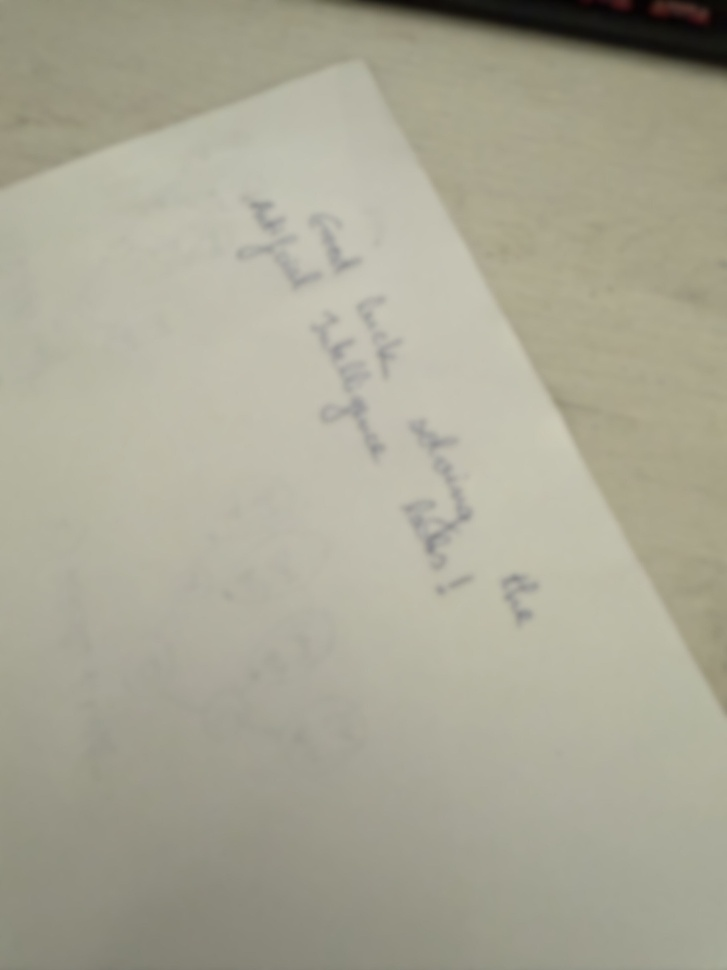
#> input picture Second Year/Second Semester/AI/Workshops/Solved/Lab3/data/images/blurred2.jpg, 727 x 970 px, shrunk from 3024 x 4032 before the run
$ jupyter execute --allow-errors problema3.ipynb
#> lines starting #> are read from the running program, lines starting #| are printed output that depends on the picture
[cell 1]
import io
import os
import time

import Levenshtein
from PIL import Image, ImageEnhance
from azure.cognitiveservices.vision.computervision import ComputerVisionClient
from azure.cognitiveservices.vision.computervision.models import OperationStatusCodes
from msrest.authentication import CognitiveServicesCredentials
from spellchecker import SpellChecker

'''
Authenticate
Authenticates your credentials and creates a client.
'''
#> (the rest of this cell did not finish here and is left out)

[cell 2]
def cerinta3():
    img = Image.open("data/images/blurred2.jpg")
#> img is the input picture: PIL image 727x970 RGB; mean R, G, B 169, 166.9, 149.4
    enhancer = ImageEnhance.Contrast(img)
    img_contrast = enhancer.enhance(2) # Imbunatatim contrastul imaginii pentru a imbunatati recunoasterea textului scris de mana
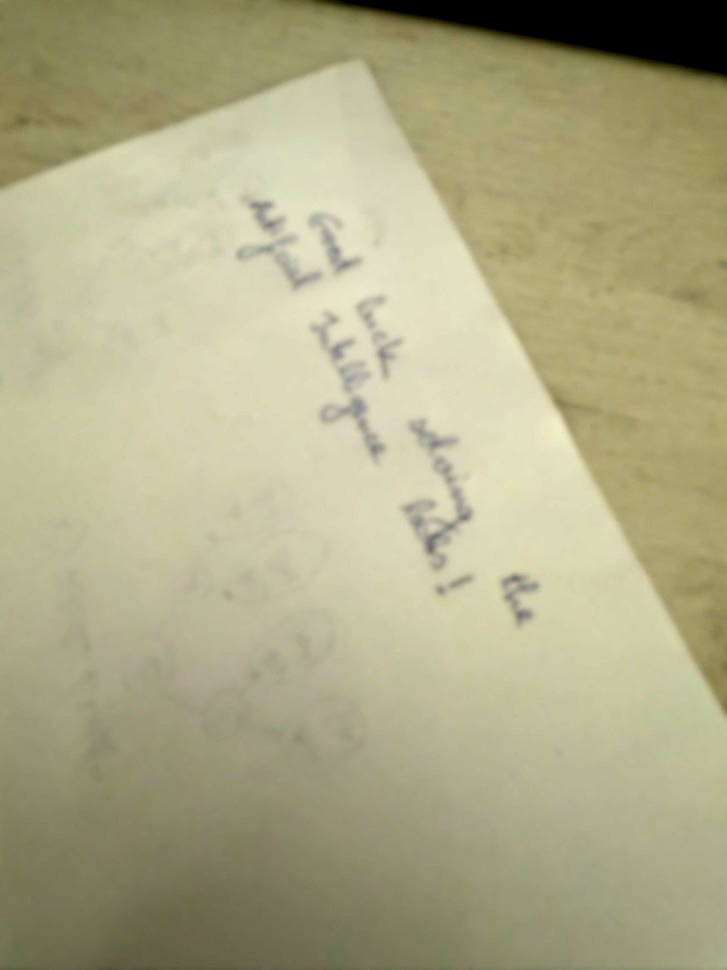
#> img_contrast: PIL image 727x970 RGB; mean R, G, B 174.2, 170.1, 135.4
    img_gray = img_contrast.convert("L") # Convertim imaginea in tonuri de gri pentru a imbunatati recunoasterea textului scris de mana
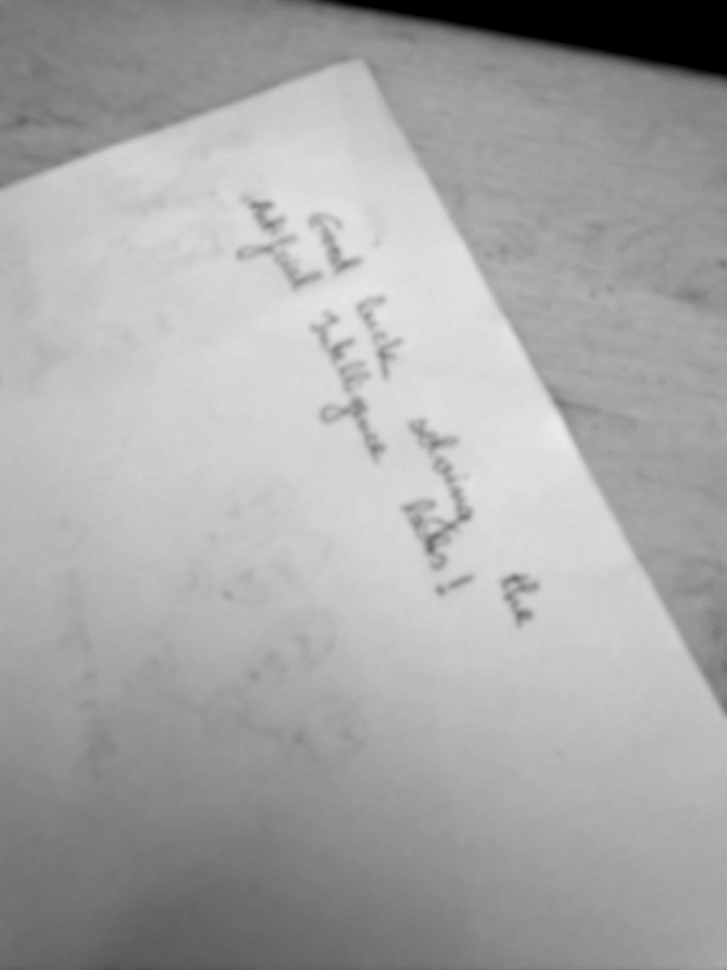
#> img_gray: PIL image 727x970 L; min 0, max 236, mean 167.3
    buffer = io.BytesIO()
    img_gray.save(buffer, format="JPEG")
    buffer.seek(0)

    read_response = computervision_client.read_in_stream(
        image=buffer,
        mode="Handwritten",
        raw=True,
        language = "en" # setam limba romana pentru a imbunatati recunoasterea textului scris de mana in limba romana
    )

    operation_id = read_response.headers['Operation-Location'].split('/')[-1]
    while True:
        read_result = computervision_client.get_read_result(operation_id)
        if read_result.status not in ['notStarted', 'running']:
            break
        time.sleep(1)

    # Print the detected text, line by line
    result = []
    if read_result.status == OperationStatusCodes.succeeded:
        for text_result in read_result.analyze_result.read_results:
            for line in text_result.lines:
                # print(line.text)
                result.append(line.text)

    spell = SpellChecker(language='en') # Incarcam un dictionar de cuvinte in limba engleza pentru a imbunatati corectarea cuvintelor recunoscute gresit
    corrected_words = []
    for word in result:
        corrected = spell.correction(word)
        if corrected is None:
            corrected_words.append(word)
        else:
            corrected_words.append(corrected)
    recognized_text = " ".join(corrected_words)
    print("Good luck solving the Artificial Intelligence labs!")
    print(recognized_text)

$ run again, with Second Year/Second Semester/AI/Workshops/Solved/Lab3/data/images/test3.png saved as Second Year/Second Semester/AI/Workshops/Solved/Lab3/data/images/blurred2.jpg
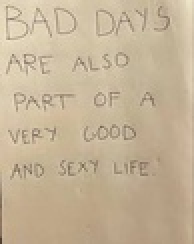
#> input picture Second Year/Second Semester/AI/Workshops/Solved/Lab3/data/images/test3.png, 97 x 122 px, shrunk from 201 x 251 before the run (shown 2 times larger)
#> in cerinta3, img is the input picture: PIL image 97x122 RGB; mean R, G, B 197.3, 179.5, 151.6
#> in cerinta3, `img_contrast = enhancer.enhance(2)`:
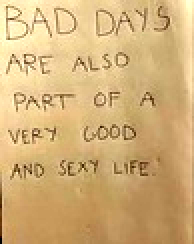
#> img_contrast: PIL image 97x122 RGB (shown 2 times larger); mean R, G, B 211.5, 176.9, 121.3
#> in cerinta3, `img_gray = img_contrast.convert("L")`:
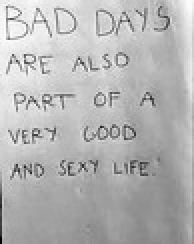
#> img_gray: PIL image 97x122 L (shown 2 times larger); min 0, max 252, mean 180.9
